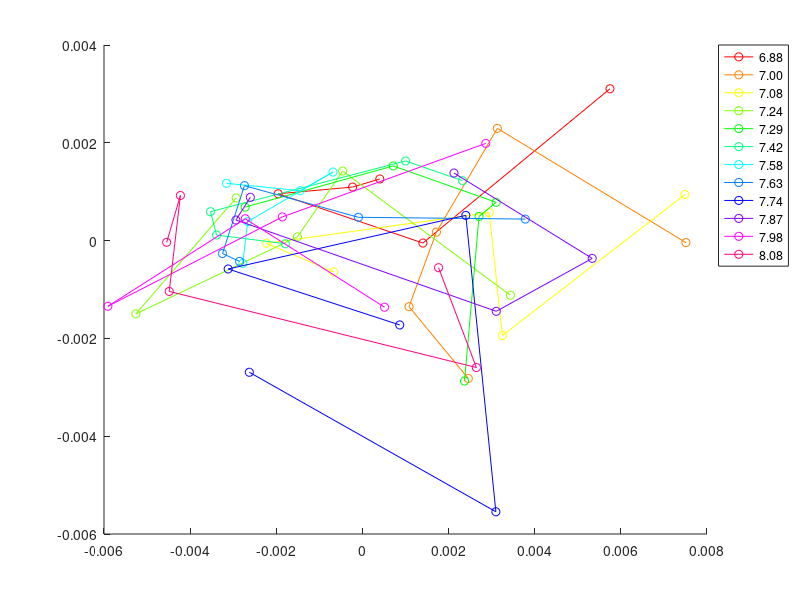
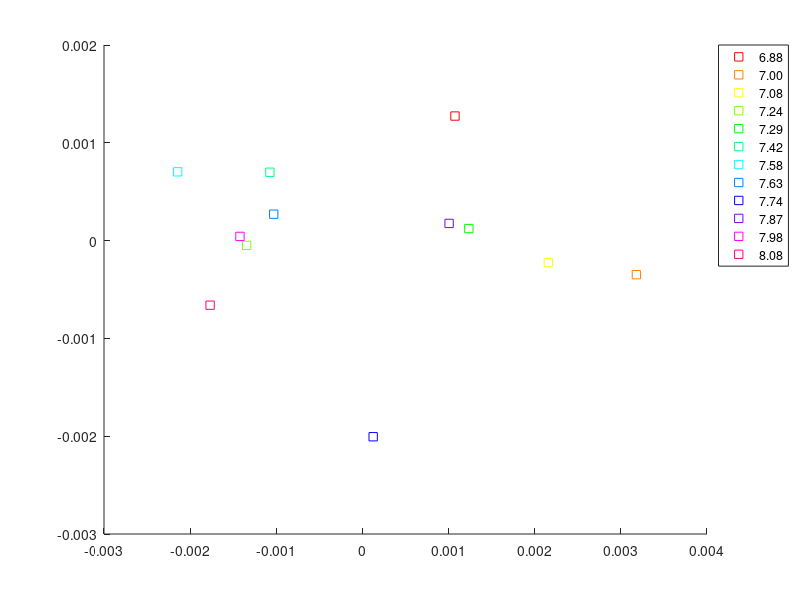
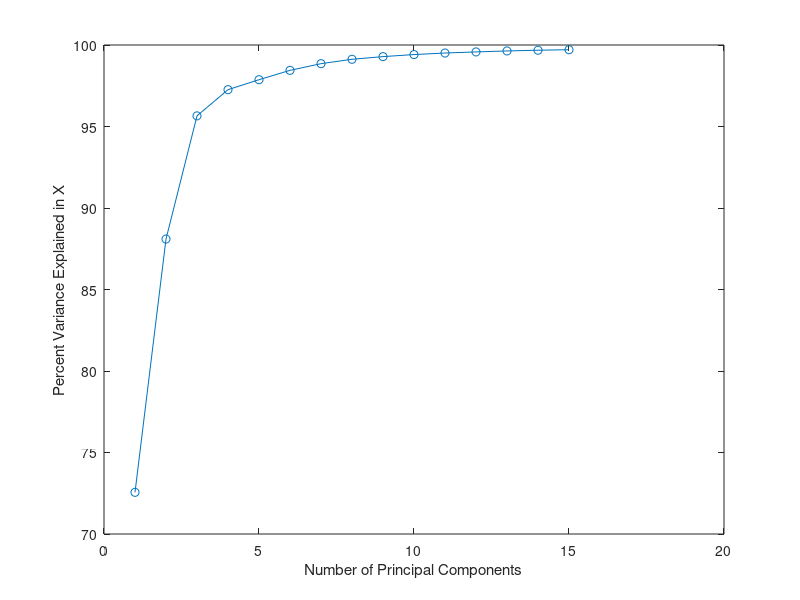
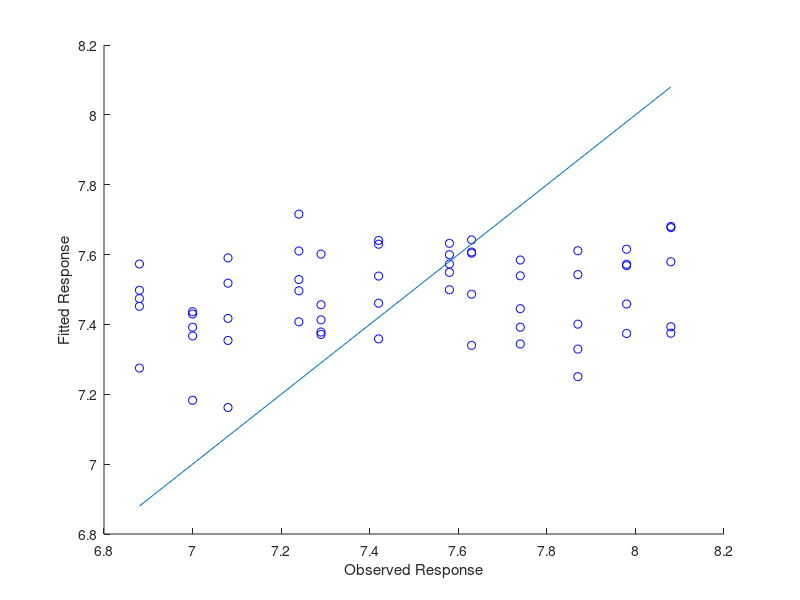

Recreate these plots in MATLAB, in order.
clear; close all; clc


nlevels = 12;
nreps = 5;

%% Virtualization
fprintf('Visualizing dataset for PCA.\n\n');
cc = hsv(nlevels);
load samples_chip1_new;
load pH2;

featurenum = size(X, 1);

X = X';
sumup = sum(X,2);
X = bsxfun(@rdivide,X,sumup);
[~,PCAScores,~,~,EXPLAINED] = pca(X);
[n,m] = size(X);

figure('name', 'PCA');
hold on;
pHindex = zeros(nlevels, 1);
for i = 0:nlevels - 1
    plot(PCAScores(i*nreps+1:i*nreps+nreps,1), PCAScores(i*nreps+1:i*nreps+nreps,2), 'o-', 'color', cc(i+1,:));
    pHindex(i + 1) = i * nreps + 1;
end

legendCell = cellstr(num2str(pH(pHindex), '%.2f'));
legend(legendCell, 'Location', 'BestOutside');
hold off;

figure('name', 'PCA');
hold on;
for i = 0:nlevels - 1
    plot(mean(PCAScores(i*nreps+1:i*nreps+nreps,1)), mean(PCAScores(i*nreps+1:i*nreps+nreps,2)), 's', 'color', cc(i+1,:));
end

legend(legendCell, 'Location', 'BestOutside');
hold off;

fprintf('Program paused. Press enter to continue.\n\n');
pause;


%% Explaination
fprintf('Plotting the explanation of PLS.\n\n');
figure('name', 'Explain');
plot(1:15, cumsum(EXPLAINED(1:15)),'o-');
xlabel('Number of Principal Components');
ylabel('Percent Variance Explained in X');
fprintf('Program paused. Press enter to continue.\n\n');
pause;

%% Evaluation
% Divide dataset into training set and testing set and evaluate the model.
load index;

compcnt = 30;
v = zeros(compcnt*nreps, featurenum);
tot = zeros(compcnt, 1);
tot_MAE = zeros(compcnt, 1);

for k = 1:compcnt
    figure('name', num2str(k, 'PCR with %d Components'));
    hold on;
    
    
    for i = 1:nreps
        test = (indices == i); train = ~test;
        Xtrain = X(train,:);
        pHtrain = pH(train);
        Xtest = X(test,:);
        pHtest = pH(test);

        [PCALoadings,PCAScores,PCAVar,TSQUARED,EXPLAINED] = pca(Xtrain);
        betaPCR = regress(pHtrain - mean(pHtrain), PCAScores(:,1:k));
        betaPCR = PCALoadings(:,1:k) * betaPCR;
               
        v((k-1)*nreps+i, :) = betaPCR';
        
        betaPCR = [mean(pHtrain) - mean(Xtrain) * betaPCR; betaPCR];
        yfitPCR = [ones(size(Xtest,1),1) Xtest] * betaPCR;
        plot(pHtest,yfitPCR,'bo');
        xlabel('Observed Response');
        ylabel('Fitted Response');

        SMSE = (sum((yfitPCR - pHtest) .^ 2) / sum((pHtest - mean(pHtest)) .^ 2));
        MAE = sum(abs(yfitPCR - pHtest)) / nlevels;
        tot(k) = tot(k) + SMSE;
        tot_MAE(k) = tot_MAE(k) + MAE;
    end
    lx = [min(pHtest) max(pHtest)];
    ly = lx;
    plot(lx, ly);
    hold off;

    fprintf('The average of SMSE and MAE with %d components are %f and %f\n', k, tot(k) / nreps, tot_MAE(k) / nreps);
end